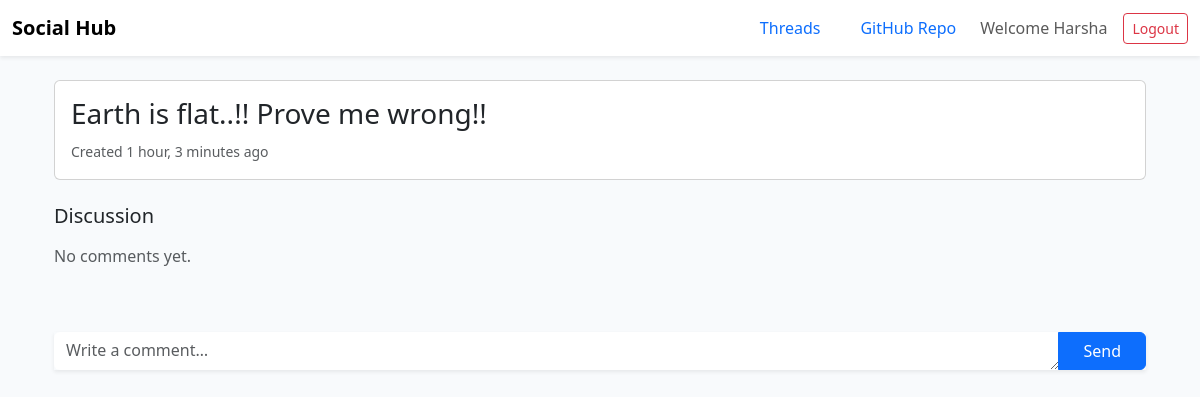
Page /topic_detail/1 (signed in) on the committed database.
### Home/models.py (models this page shows, shortened)
class Topic(models.Model):
    title = models.CharField(max_length=200)
    body = models.TextField(blank=True)
    created_at = models.DateTimeField(auto_now_add=True)

### Home/views.py (the view)
# urls.py: path('topic_detail/<int:id>', views.topic, name='topic_detail'),
def topic(request, id):
    topic = get_object_or_404(Topic, id=id)
    comments = Comment.objects.filter(topic=topic).order_by("-created_at")
    return render(request, "Home/details.html", {
        "topic": topic,
        "comments": comments
    })

### Home/templates/Home/details.html (shortened to what this page needs)
{% extends "Home/base.html" %}
{% block content %}
<div class="container pb-5">
  <div class="card mb-4">
    <div class="card-body">
      <h3 class="card-title">{{ topic.title }}</h3>
      <small class="text-muted">
        Created {{ topic.created_at|timesince }} ago
      </small>
    </div>
  </div>
  <h5 class="mb-3">Discussion</h5>
  {% if comments %}
    {% for comment in comments %}
      <div class="card mb-3">
        <div class="card-body">
          <div class="mb-2">
            {% if comment.top_label == "clean" %}
              <span class="badge text-bg-success">clean</span>
            {% else %}
              <span class="badge text-bg-warning">{{ comment.top_label }}</span>
              {% if comment.is_flagged %}
                <span class="badge text-bg-danger">flagged</span>
              {% endif %}
            {% endif %}
          </div>
          <p class="mb-1">{{ comment.text }}</p>
          <small class="text-muted">
            {{ comment.user.username }} · {{ comment.created_at|timesince }} ago
          </small>
        </div>
      </div>
    {% endfor %}
  {% else %}
    <p class="text-muted">No comments yet.</p>
  {% endif %}
</div>
{% if user.is_authenticated %}
<form method="post" action="{% url 'post_comment' topic.id %}" class="comment-bar">
  <div class="container">
    <div class="input-group comment-box shadow-sm">
      <textarea
        name="text"
        class="form-control border-0"
        rows="1"
        placeholder="Write a comment…"
        required></textarea>
      <button class="btn btn-primary px-4">
        Send
      </button>
    </div>
  </div>
</form>
{% else %}
<div class="comment-bar text-center">
  <a href="{% url 'signin' %}" class="btn btn-outline-primary">
    Sign in to join the discussion
  </a>
</div>
{% endif %}
{% endblock %}

### Home/templates/Home/base.html (shortened to what this page needs)
{% load static %}
<!DOCTYPE html>
<html lang="en">
<head>
    <link
        href="https://cdn.jsdelivr.net/npm/bootstrap@5.3.3/dist/css/bootstrap.min.css"
        rel="stylesheet"
    >
</head>
<body>
<nav class="navbar navbar-light bg-white shadow-sm sticky-top">
    <div class="container-fluid">
        <a class="navbar-brand" href="{% url 'home' %}">
            <span>Social Hub</span>
        </a>
        <ul class="nav d-none d-lg-flex align-items-center gap-2">
            <li class="nav-item">
                <a class="nav-link" href="#">Threads</a>
            </li>
            <li class="nav-item">
                <a class="nav-link" href="https://github.com/HarshaReddyV/ICA" target="_blank">
                    GitHub Repo
                </a>
            </li>
            {% if user.is_authenticated %}
                <li class="nav-item">
                    <span class="navbar-text me-2">
                        Welcome {{ user.username }}
                    </span>
                </li>
                <li class="nav-item">
                    <form method="post" action="{% url 'logout' %}">
                        <button class="btn btn-outline-danger btn-sm">
                            Logout
                        </button>
                    </form>
                </li>
            {% endif %}
        </ul>
    </div>
</nav>
<main class="container my-4">
    {% block content %}{% endblock %}
</main>
</body>
</html>

### Home/templates/Home/base.html (style rules this page uses)
body { min-height: 100vh; background-color: #f8fafc; }
.navbar-brand span { font-weight: 600; }

### rows in the picture
Topic: title "Earth is flat..!! Prove me wrong!!", created_at "1 hour, 3 minutes"

### other values in the picture
{{ user.username }} "Harsha"
